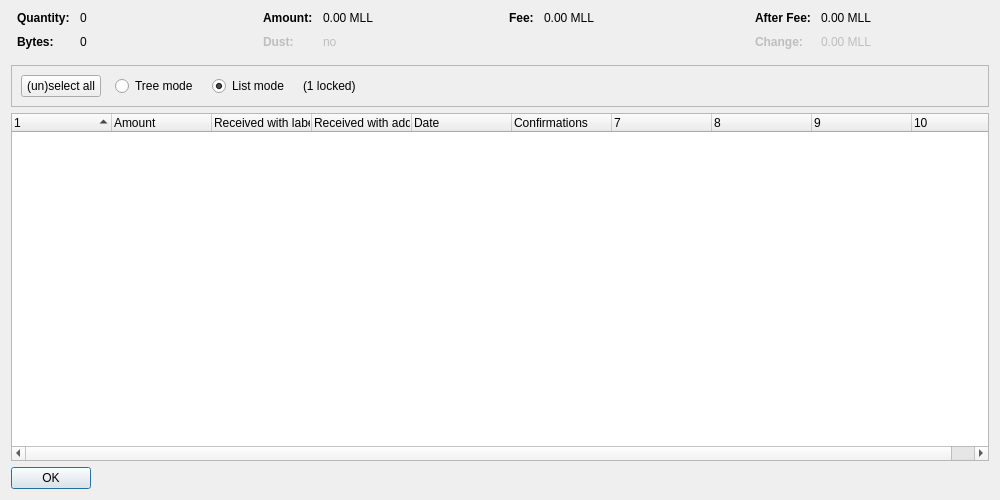
<?xml version="1.0" encoding="UTF-8"?>
<ui version="4.0">
 <class>CoinControlDialog</class>
 <widget class="QDialog" name="CoinControlDialog">
  <property name="geometry">
   <rect>
    <x>0</x>
    <y>0</y>
    <width>1000</width>
    <height>500</height>
   </rect>
  </property>
  <property name="windowTitle">
   <string>Coin Selection</string>
  </property>
  <layout class="QVBoxLayout" name="verticalLayout">
   <item>
    <layout class="QHBoxLayout" name="horizontalLayoutTop" stretch="0,0,0,0">
     <property name="topMargin">
      <number>0</number>
     </property>
     <property name="bottomMargin">
      <number>10</number>
     </property>
     <item>
      <layout class="QFormLayout" name="formLayoutCoinControl1">
       <property name="horizontalSpacing">
        <number>10</number>
       </property>
       <property name="verticalSpacing">
        <number>10</number>
       </property>
       <property name="leftMargin">
        <number>6</number>
       </property>
       <property name="rightMargin">
        <number>6</number>
       </property>
       <item row="0" column="0">
        <widget class="QLabel" name="labelCoinControlQuantityText">
         <property name="font">
          <font>
           <weight>75</weight>
           <bold>true</bold>
          </font>
         </property>
         <property name="text">
          <string>Quantity:</string>
         </property>
        </widget>
       </item>
       <item row="0" column="1">
        <widget class="QLabel" name="labelCoinControlQuantity">
         <property name="cursor">
          <cursorShape>IBeamCursor</cursorShape>
         </property>
         <property name="contextMenuPolicy">
          <enum>Qt::ActionsContextMenu</enum>
         </property>
         <property name="text">
          <string notr="true">0</string>
         </property>
         <property name="textInteractionFlags">
          <set>Qt::LinksAccessibleByMouse|Qt::TextSelectableByKeyboard|Qt::TextSelectableByMouse</set>
         </property>
        </widget>
       </item>
       <item row="1" column="0">
        <widget class="QLabel" name="labelCoinControlBytesText">
         <property name="font">
          <font>
           <weight>75</weight>
           <bold>true</bold>
          </font>
         </property>
         <property name="text">
          <string>Bytes:</string>
         </property>
        </widget>
       </item>
       <item row="1" column="1">
        <widget class="QLabel" name="labelCoinControlBytes">
         <property name="cursor">
          <cursorShape>IBeamCursor</cursorShape>
         </property>
         <property name="contextMenuPolicy">
          <enum>Qt::ActionsContextMenu</enum>
         </property>
         <property name="text">
          <string notr="true">0</string>
         </property>
         <property name="textInteractionFlags">
          <set>Qt::LinksAccessibleByMouse|Qt::TextSelectableByKeyboard|Qt::TextSelectableByMouse</set>
         </property>
        </widget>
       </item>
      </layout>
     </item>
     <item>
      <layout class="QFormLayout" name="formLayoutCoinControl2">
       <property name="horizontalSpacing">
        <number>10</number>
       </property>
       <property name="verticalSpacing">
        <number>10</number>
       </property>
       <property name="leftMargin">
        <number>6</number>
       </property>
       <property name="rightMargin">
        <number>6</number>
       </property>
       <item row="0" column="0">
        <widget class="QLabel" name="labelCoinControlAmountText">
         <property name="font">
          <font>
           <weight>75</weight>
           <bold>true</bold>
          </font>
         </property>
         <property name="text">
          <string>Amount:</string>
         </property>
        </widget>
       </item>
       <item row="0" column="1">
        <widget class="QLabel" name="labelCoinControlAmount">
         <property name="cursor">
          <cursorShape>IBeamCursor</cursorShape>
         </property>
         <property name="contextMenuPolicy">
          <enum>Qt::ActionsContextMenu</enum>
         </property>
         <property name="text">
          <string notr="true">0.00 MLL</string>
         </property>
         <property name="textInteractionFlags">
          <set>Qt::LinksAccessibleByMouse|Qt::TextSelectableByKeyboard|Qt::TextSelectableByMouse</set>
         </property>
        </widget>
       </item>
       <item row="1" column="0">
        <widget class="QLabel" name="labelCoinControlLowOutputText">
         <property name="enabled">
          <bool>false</bool>
         </property>
         <property name="font">
          <font>
           <weight>75</weight>
           <bold>true</bold>
          </font>
         </property>
         <property name="text">
          <string>Dust:</string>
         </property>
        </widget>
       </item>
       <item row="1" column="1">
        <widget class="QLabel" name="labelCoinControlLowOutput">
         <property name="enabled">
          <bool>false</bool>
         </property>
         <property name="cursor">
          <cursorShape>IBeamCursor</cursorShape>
         </property>
         <property name="contextMenuPolicy">
          <enum>Qt::ActionsContextMenu</enum>
         </property>
         <property name="text">
          <string notr="true">no</string>
         </property>
         <property name="textInteractionFlags">
          <set>Qt::LinksAccessibleByMouse|Qt::TextSelectableByKeyboard|Qt::TextSelectableByMouse</set>
         </property>
        </widget>
       </item>
      </layout>
     </item>
     <item>
      <layout class="QFormLayout" name="formLayoutCoinControl3">
       <property name="horizontalSpacing">
        <number>10</number>
       </property>
       <property name="verticalSpacing">
        <number>10</number>
       </property>
       <property name="leftMargin">
        <number>6</number>
       </property>
       <property name="rightMargin">
        <number>6</number>
       </property>
       <item row="0" column="0">
        <widget class="QLabel" name="labelCoinControlFeeText">
         <property name="font">
          <font>
           <weight>75</weight>
           <bold>true</bold>
          </font>
         </property>
         <property name="text">
          <string>Fee:</string>
         </property>
        </widget>
       </item>
       <item row="0" column="1">
        <widget class="QLabel" name="labelCoinControlFee">
         <property name="cursor">
          <cursorShape>IBeamCursor</cursorShape>
         </property>
         <property name="contextMenuPolicy">
          <enum>Qt::ActionsContextMenu</enum>
         </property>
         <property name="text">
          <string notr="true">0.00 MLL</string>
         </property>
         <property name="textInteractionFlags">
          <set>Qt::LinksAccessibleByMouse|Qt::TextSelectableByKeyboard|Qt::TextSelectableByMouse</set>
         </property>
        </widget>
       </item>
      </layout>
     </item>
     <item>
      <layout class="QFormLayout" name="formLayoutCoinControl4">
       <property name="horizontalSpacing">
        <number>10</number>
       </property>
       <property name="verticalSpacing">
        <number>10</number>
       </property>
       <property name="leftMargin">
        <number>6</number>
       </property>
       <property name="rightMargin">
        <number>6</number>
       </property>
       <item row="0" column="0">
        <widget class="QLabel" name="labelCoinControlAfterFeeText">
         <property name="font">
          <font>
           <weight>75</weight>
           <bold>true</bold>
          </font>
         </property>
         <property name="text">
          <string>After Fee:</string>
         </property>
        </widget>
       </item>
       <item row="0" column="1">
        <widget class="QLabel" name="labelCoinControlAfterFee">
         <property name="cursor">
          <cursorShape>IBeamCursor</cursorShape>
         </property>
         <property name="contextMenuPolicy">
          <enum>Qt::ActionsContextMenu</enum>
         </property>
         <property name="text">
          <string notr="true">0.00 MLL</string>
         </property>
         <property name="textInteractionFlags">
          <set>Qt::LinksAccessibleByMouse|Qt::TextSelectableByKeyboard|Qt::TextSelectableByMouse</set>
         </property>
        </widget>
       </item>
       <item row="1" column="0">
        <widget class="QLabel" name="labelCoinControlChangeText">
         <property name="enabled">
          <bool>false</bool>
         </property>
         <property name="font">
          <font>
           <weight>75</weight>
           <bold>true</bold>
          </font>
         </property>
         <property name="text">
          <string>Change:</string>
         </property>
        </widget>
       </item>
       <item row="1" column="1">
        <widget class="QLabel" name="labelCoinControlChange">
         <property name="enabled">
          <bool>false</bool>
         </property>
         <property name="cursor">
          <cursorShape>IBeamCursor</cursorShape>
         </property>
         <property name="contextMenuPolicy">
          <enum>Qt::ActionsContextMenu</enum>
         </property>
         <property name="text">
          <string notr="true">0.00 MLL</string>
         </property>
         <property name="textInteractionFlags">
          <set>Qt::LinksAccessibleByMouse|Qt::TextSelectableByKeyboard|Qt::TextSelectableByMouse</set>
         </property>
        </widget>
       </item>
      </layout>
     </item>
    </layout>
   </item>
   <item>
    <widget class="QFrame" name="frame">
     <property name="minimumSize">
      <size>
       <width>0</width>
       <height>40</height>
      </size>
     </property>
     <property name="frameShape">
      <enum>QFrame::StyledPanel</enum>
     </property>
     <property name="frameShadow">
      <enum>QFrame::Sunken</enum>
     </property>
     <layout class="QHBoxLayout" name="horizontalLayout">
      <item>
       <layout class="QHBoxLayout" name="horizontalLayoutPanel" stretch="0,0,0,0,0">
        <property name="spacing">
         <number>14</number>
        </property>
        <item>
         <widget class="QPushButton" name="pushButtonSelectAll">
          <property name="sizePolicy">
           <sizepolicy hsizetype="Maximum" vsizetype="Fixed">
            <horstretch>0</horstretch>
            <verstretch>0</verstretch>
           </sizepolicy>
          </property>
          <property name="text">
           <string>(un)select all</string>
          </property>
          <property name="autoDefault">
           <bool>false</bool>
          </property>
         </widget>
        </item>
        <item>
         <widget class="QRadioButton" name="radioTreeMode">
          <property name="sizePolicy">
           <sizepolicy hsizetype="Maximum" vsizetype="Fixed">
            <horstretch>0</horstretch>
            <verstretch>0</verstretch>
           </sizepolicy>
          </property>
          <property name="text">
           <string>Tree mode</string>
          </property>
         </widget>
        </item>
        <item>
         <widget class="QRadioButton" name="radioListMode">
          <property name="sizePolicy">
           <sizepolicy hsizetype="Maximum" vsizetype="Fixed">
            <horstretch>0</horstretch>
            <verstretch>0</verstretch>
           </sizepolicy>
          </property>
          <property name="text">
           <string>List mode</string>
          </property>
          <property name="checked">
           <bool>true</bool>
          </property>
         </widget>
        </item>
        <item>
         <widget class="QLabel" name="labelLocked">
          <property name="text">
           <string notr="true">(1 locked)</string>
          </property>
         </widget>
        </item>
        <item>
         <spacer name="horizontalSpacer">
          <property name="orientation">
           <enum>Qt::Horizontal</enum>
          </property>
          <property name="sizeHint" stdset="0">
           <size>
            <width>40</width>
            <height>20</height>
           </size>
          </property>
         </spacer>
        </item>
       </layout>
      </item>
     </layout>
    </widget>
   </item>
   <item>
    <widget class="CoinControlTreeWidget" name="treeWidget">
     <property name="contextMenuPolicy">
      <enum>Qt::CustomContextMenu</enum>
     </property>
     <property name="sortingEnabled">
      <bool>false</bool>
     </property>
     <property name="columnCount">
      <number>10</number>
     </property>
     <attribute name="headerShowSortIndicator" stdset="0">
      <bool>true</bool>
     </attribute>
     <attribute name="headerStretchLastSection">
      <bool>false</bool>
     </attribute>
     <column>
      <property name="text">
       <string/>
      </property>
     </column>
     <column>
      <property name="text">
       <string>Amount</string>
      </property>
     </column>
     <column>
      <property name="text">
       <string>Received with label</string>
      </property>
     </column>
     <column>
      <property name="text">
       <string>Received with address</string>
      </property>
     </column>
     <column>
      <property name="text">
       <string>Date</string>
      </property>
     </column>
     <column>
      <property name="text">
       <string>Confirmations</string>
      </property>
      <property name="toolTip">
       <string>Confirmed</string>
      </property>
     </column>
     <column>
      <property name="text">
       <string/>
      </property>
     </column>
     <column>
      <property name="text">
       <string/>
      </property>
     </column>
     <column>
      <property name="text">
       <string/>
      </property>
     </column>
     <column>
      <property name="text">
       <string/>
      </property>
     </column>
    </widget>
   </item>
   <item>
    <widget class="QDialogButtonBox" name="buttonBox">
     <property name="sizePolicy">
      <sizepolicy hsizetype="Maximum" vsizetype="Fixed">
       <horstretch>0</horstretch>
       <verstretch>0</verstretch>
      </sizepolicy>
     </property>
     <property name="orientation">
      <enum>Qt::Horizontal</enum>
     </property>
     <property name="standardButtons">
      <set>QDialogButtonBox::Ok</set>
     </property>
    </widget>
   </item>
  </layout>
 </widget>
 <customwidgets>
  <customwidget>
   <class>CoinControlTreeWidget</class>
   <extends>QTreeWidget</extends>
   <header>qt/coincontroltreewidget.h</header>
  </customwidget>
 </customwidgets>
 <resources/>
 <connections/>
</ui>
